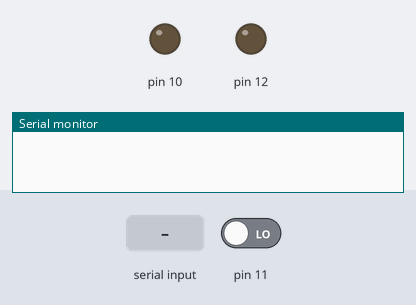
A sketch run on a simulated Arduino Uno, built with avr-gcc and run on an emulated ATmega328P. Parts: output pins drawn as LEDs (lit = HIGH), the last lines printed to the serial monitor. The test bench sets the inputs (shaded band); at power-on: pin 11 LOW.

Above: at 1.2 s.
1.3 s: "90,45\n" received over Serial
At 1.6 s:
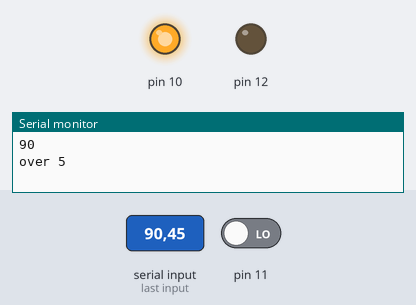
2.8 s: pin 11 driven HIGH
At 5.1 s:
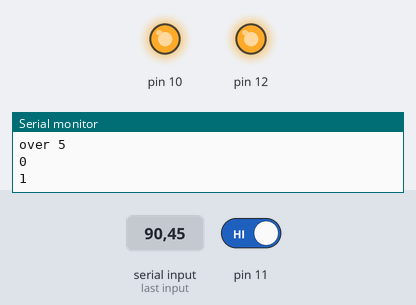
5.8 s: pin 11 driven LOW
At 6.6 s:
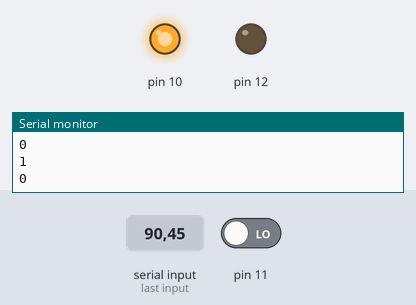
Timing chart, 0 to 8.8 s (numbered marks = the images above; inputs shaded):
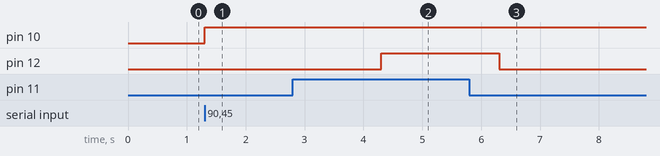

The sketch:

sketch_jan17b_input.ino
```cpp
void led(int pinN, int onTime=1000, int offTime=1000);  // 핀번호, 켜져있는시간, 꺼져있는시간, 디폴트 값은 1000ms
void ledD(int pinN, int x=1);

void setup() {
  // put your setup code here, to run once:
  Serial.begin(9600);
  pinMode(11, INPUT);
  pinMode(10, OUTPUT);
  pinMode(12, OUTPUT);
}

void morseN(int n){
  ledD(10, n);
  int a = digitalRead(11);
  Serial.println(a);
  ledD(12, a);
}

void numberMo(int k){
  if(k<6){
    Serial.println("under 6");
    for(int i=0; i<k; i++)
      morseN(0);
    for(int i=0; i<5-k; i++)
      morseN(1);
    Serial.println("end");
  }
  else{
    k=k-5;
    Serial.println("over 5");
    for(int i=0; i<k; i++)
      morseN(1);
    for(int i=0; i<5-k; i++)
      morseN(0);

    Serial.println("end");
  }
}

void loop(){

  if(Serial.available()>0){
    int a = Serial.parseInt();   // read();
    Serial.println(a);
    numberMo(a);
  }
}

void ledD(int pinN, int x){
  digitalWrite(pinN, x);
  delay(1000);
}

void ledOff(int pinN){
  digitalWrite(pinN, LOW);
}
```

Measured:
- after the input at 1.3 s, pin 10: LOW → HIGH at once
- after the input at 2.8 s, pin 12: LOW → HIGH after 1.5 s
- after the input at 5.8 s, pin 12: HIGH → LOW after 0.50 s
